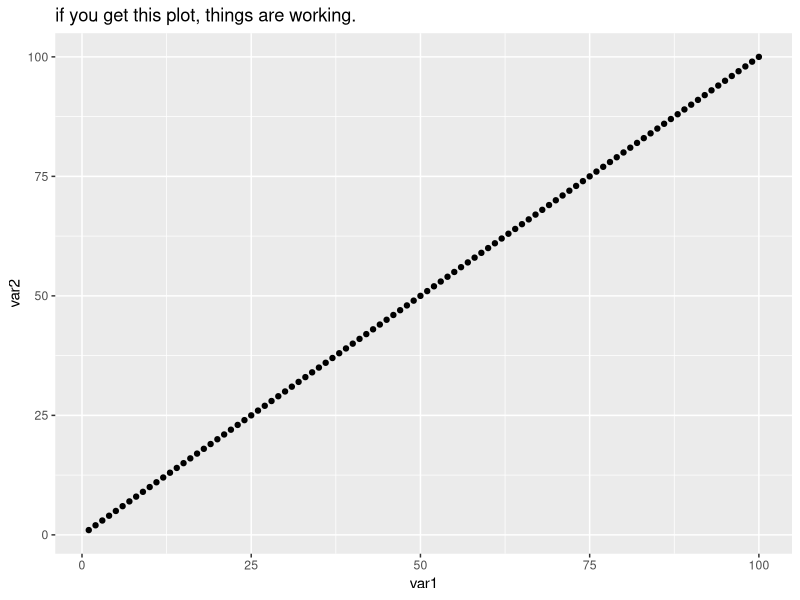
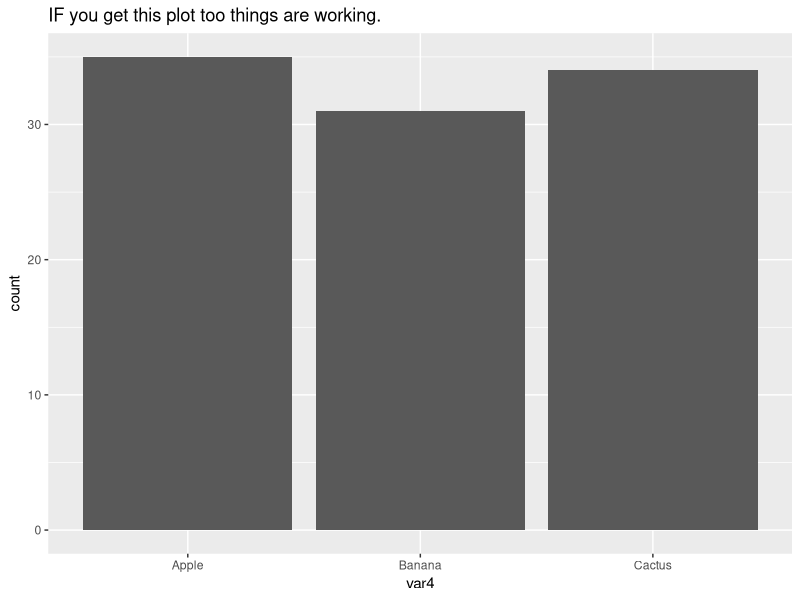
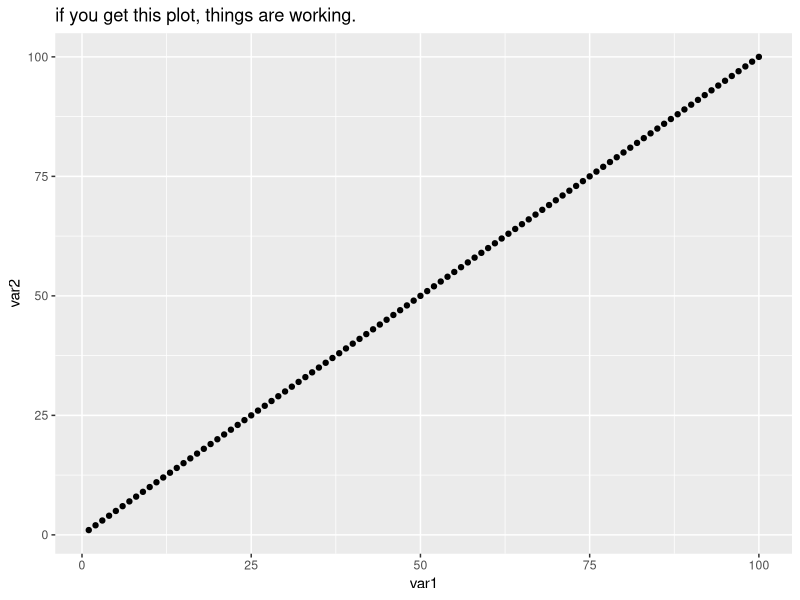

The R source for these figures, in order: (Note: this script raises an error after producing the figures.)
to.install<-c('usethis','Rtools', 'learnr', 'devtools', 'tidyverse', 'magrittr', 'lubridate', 'haven', 'rmarkdown', 'datapasta', 'tibble', 'readr', 'foreign', 'dplyr', 'labelled', 'questionr', 'readxl',  'openxlsx', 'knitr', 'jsonlite', 'tidyr', 'DT', 'stringr', 'ggthemes', 'ggbeeswarm', 'glue', 'stringi', 'ggridges', 'viridis', 'scales', 'sf', 'tidycensus', 'tigris', 'censusapi', 'ggmap', 'leaflet', 'httpuv', 'cancensus', 'statcanR', 'cansim', 'valetr', 'weathercan', 'CANSIM2R', 'rcanvec', 'opendatatoronto', 'VancouvR', 'guardianapi', 'GuardianR', 'gapminder', 'broom', 'coefplot', 'cowplot', 'GGally', 'ggrepel', 'gridExtra', 'here', 'interplot', 'margins', 'maps', 'mapproj', 'mapdata', 'MASS', 'quantreg', 'rlang', 'survey', 'srvyr', 'viridisLite')

install.lib<-to.install[!to.install %in% installed.packages()]
for(lib in install.lib) install.packages(lib,dependencies=TRUE)

#Install from github

library(ggplot2)
var1<-seq(1,100,1)
var2<-seq(1,100,1)

qplot(var1,var2, geom='point', main='if you get this plot, things are working. ')
ggsave('test_plot_1.png')
library(car)
library(magrittr)
var3<-sample(c('A', 'B', 'C'), 100, replace=T)
var4<-Recode(var3, "'A'='Apple'; 'B'='Banana' ; 'C'='Cactus'")
data.frame(var3, var4) %>% 
  ggplot(., aes(x=var4))+geom_bar()+labs(title='IF you get this plot too things are working. ')
ggsve('test_plot_2.png')
